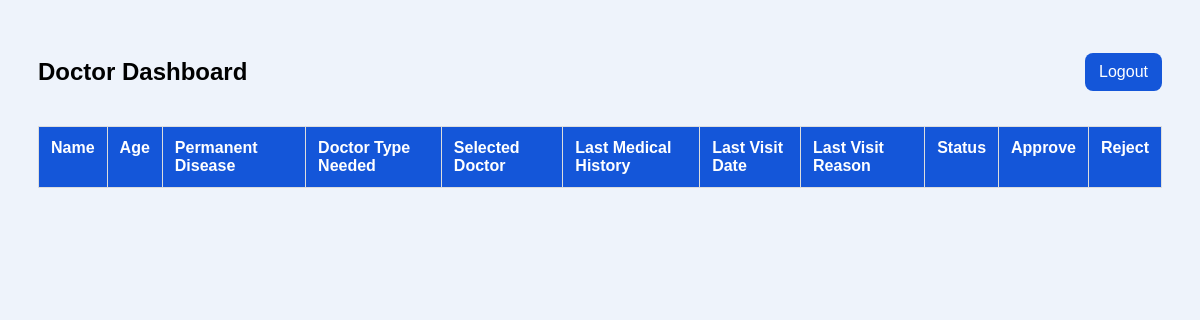
Before: /doctor-dashboard (signed in) with the older database file.
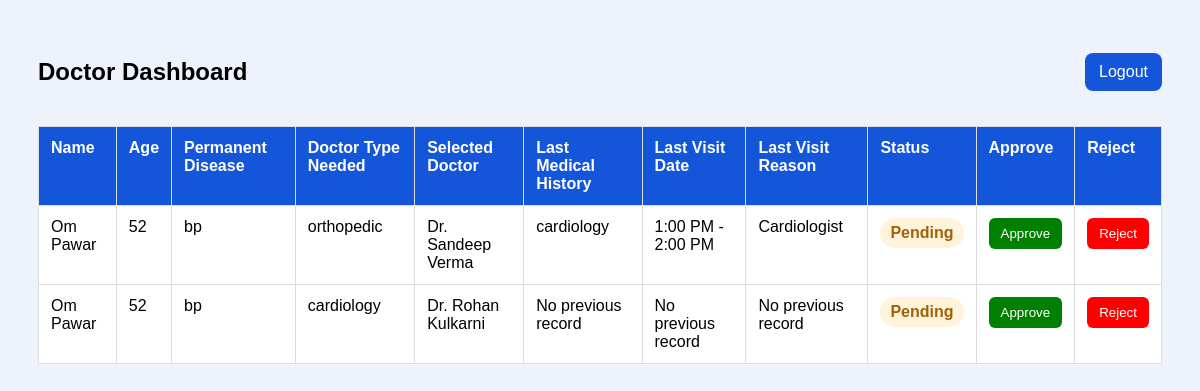
After: the same page with the newer database file.
### tables this page shows
CREATE TABLE appointments (
            id INTEGER PRIMARY KEY AUTOINCREMENT,
            user_name TEXT,
            doctor_type TEXT,
            doctor_name TEXT,
            specialization TEXT,
            experience TEXT,
            fees TEXT,
            slot TEXT,
            hospital_name TEXT,
            location TEXT,
            status TEXT DEFAULT 'Pending'
        , age TEXT, permanent_disease TEXT, previous_medical_history TEXT, previous_visit_date TEXT, previous_visit_reason TEXT);

### doctor_panel/app.py (the view)
@app.route("/doctor-dashboard")
def doctor_dashboard():
    if not session.get("doctor_logged_in"):
        return redirect(url_for("doctor_login"))
    conn = get_db()
    appointments = conn.execute("""
        SELECT * FROM appointments
        ORDER BY id DESC
    """).fetchall()
    conn.close()
    return render_template("doctor_dashboard.html", appointments=appointments)

### doctor_panel/app.py (called while the page is built)
def get_db():
    conn = sqlite3.connect(DATABASE)
    conn.row_factory = sqlite3.Row
    return conn

### doctor_panel/templates/doctor_dashboard.html (shortened to what this page needs)
<!DOCTYPE html>
<html>
<head>
</head>
<body>
<div class="topbar">
    <h2>Doctor Dashboard</h2>
    <a href="{{ url_for('logout') }}" class="logout-btn">Logout</a>
</div>
<table>
    <tr>
        <th>Name</th>
        <th>Age</th>
        <th>Permanent Disease</th>
        <th>Doctor Type Needed</th>
        <th>Selected Doctor</th>
        <th>Last Medical History</th>
        <th>Last Visit Date</th>
        <th>Last Visit Reason</th>
        <th>Status</th>
        <th>Approve</th>
        <th>Reject</th>
    </tr>
    {% for a in appointments %}
    <tr>
        <td>{{ a["user_name"] }}</td>
        <td>{{ a["age"] }}</td>
        <td>{{ a["permanent_disease"] }}</td>
        <td>{{ a["doctor_type"] }}</td>
        <td>{{ a["doctor_name"] }}</td>
        <td>{{ a["previous_medical_history"] }}</td>
        <td>{{ a["previous_visit_date"] }}</td>
        <td>{{ a["previous_visit_reason"] }}</td>
        <td>
            {% if a["status"] == "Approved" %}
                <span class="badge approved">Approved</span>
            {% elif a["status"] == "Rejected" %}
                <span class="badge rejected">Rejected</span>
            {% else %}
                <span class="badge pending">Pending</span>
            {% endif %}
        </td>
        <td>
            <form action="{{ url_for('approve', appointment_id=a['id']) }}" method="POST">
                <button type="submit" class="approve-btn">Approve</button>
            </form>
        </td>
        <td>
            <form action="{{ url_for('reject', appointment_id=a['id']) }}" method="POST">
                <button type="submit" class="reject-btn">Reject</button>
            </form>
        </td>
    </tr>
    {% endfor %}
</table>
</body>
</html>

### doctor_panel/templates/doctor_dashboard.html (style rules this page uses)
body { font-family:Arial; background:#eef3fb; padding:30px; }
.topbar { display:flex; justify-content:space-between; align-items:center; margin-bottom:20px; }
.logout-btn { background:#1456d9; color:white; text-decoration:none; padding:10px 14px; border-radius:8px; }
table { width:100%; border-collapse:collapse; background:white; }
th,td { padding:12px; border:1px solid #ddd; text-align:left; vertical-align:top; }
th { background:#1456d9; color:white; }
.approve-btn { background:green; color:white; border:none; padding:8px 12px; border-radius:6px; cursor:pointer; }
.reject-btn { background:red; color:white; border:none; padding:8px 12px; border-radius:6px; cursor:pointer; }
.badge { padding:6px 10px; border-radius:999px; font-weight:700; display:inline-block; }
.pending { background:#fff4db;color:#a16207; }

Changed rows visible on the page:
added appointments: user_name "Om Pawar", age "52", permanent_disease "bp", doctor_type "orthopedic", doctor_name "Dr. Sandeep Verma", previous_medical_history "cardiology", previous_visit_date "1:00 PM - 2:00 PM", previous_visit_reason "Cardiologist", status "Pending"
added appointments: user_name "Om Pawar", age "52", permanent_disease "bp", doctor_type "cardiology", doctor_name "Dr. Rohan Kulkarni", previous_medical_history "No previous record", previous_visit_date "No previous record", previous_visit_reason "No previous record", status "Pending"
